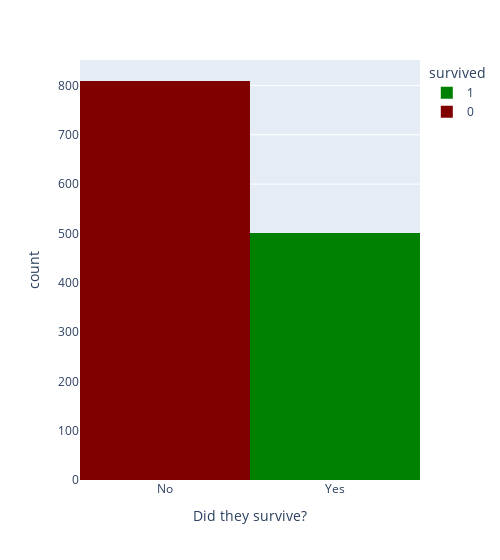

The cell this chart's notebook holds for it:
### Markdown cell above
##### Now let's create a histogram that displays how many has survived or not on the titanic.

### Code cell
# count plot with plotly
fig = px.histogram(
    titanic_data, 
    x='survived', 
    color='survived',
    color_discrete_map={0:'maroon', 1:'green'},
    width=500)

# removed showing -0.5, 0.5, 1.5 on x axis with tickvals, added title and changed axis names
fig.update_xaxes(
    title_text="Did they survive?",
    tickvals=[0, 1], 
    ticktext=["No", "Yes"])

fig.show()

### Figure 1 — Plotly figure (JSON) as saved in the notebook; plotly's stock layout.template omitted (floating-point values rounded to 4 significant figures; data arrays with more than 128 entries replaced by an {"elided": "..."} marker saying what was removed)
{"data": [{"alignmentgroup": "True", "bingroup": "x", "hovertemplate": "survived=%{x}<br>count=%{y}<extra></extra>", "legendgroup": "1", "marker": {"color": "green", "pattern": {"shape": ""}}, "name": "1", "offsetgroup": "1", "orientation": "v", "showlegend": true, "type": "histogram", "x": {"elided": "500 int values"}, "xaxis": "x", "yaxis": "y"}, {"alignmentgroup": "True", "bingroup": "x", "hovertemplate": "survived=%{x}<br>count=%{y}<extra></extra>", "legendgroup": "0", "marker": {"color": "maroon", "pattern": {"shape": ""}}, "name": "0", "offsetgroup": "0", "orientation": "v", "showlegend": true, "type": "histogram", "x": {"elided": "809 int values"}, "xaxis": "x", "yaxis": "y"}], "layout": {"barmode": "relative", "legend": {"title": {"text": "survived"}, "tracegroupgap": 0}, "margin": {"t": 60}, "width": 500, "xaxis": {"anchor": "y", "categoryarray": [1, 0], "categoryorder": "array", "domain": [0, 1], "ticktext": ["No", "Yes"], "tickvals": [0, 1], "title": {"text": "Did they survive?"}}, "yaxis": {"anchor": "x", "domain": [0, 1], "title": {"text": "count"}}}}
